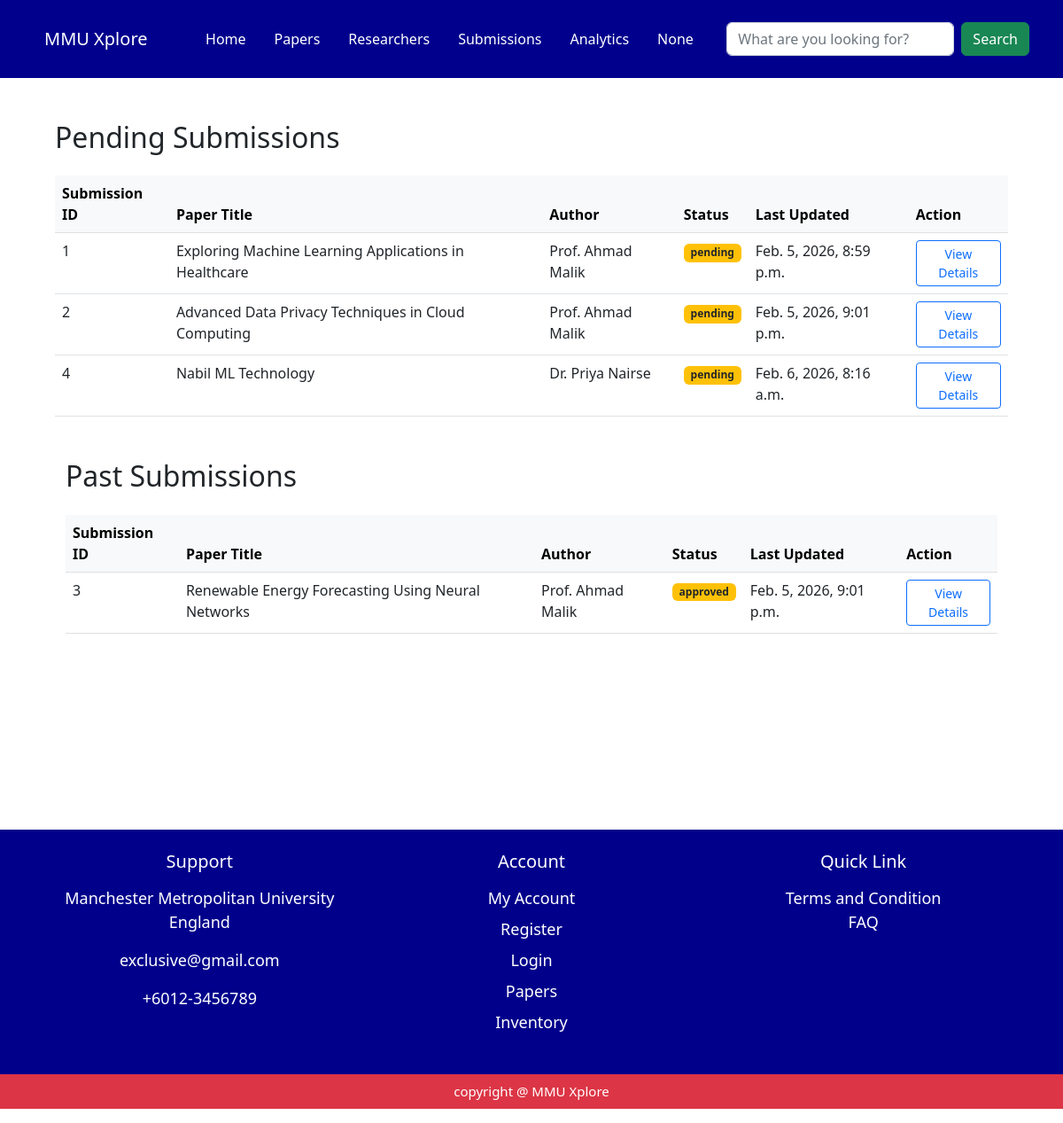
The app's page /coordinator/submissions/, older data.
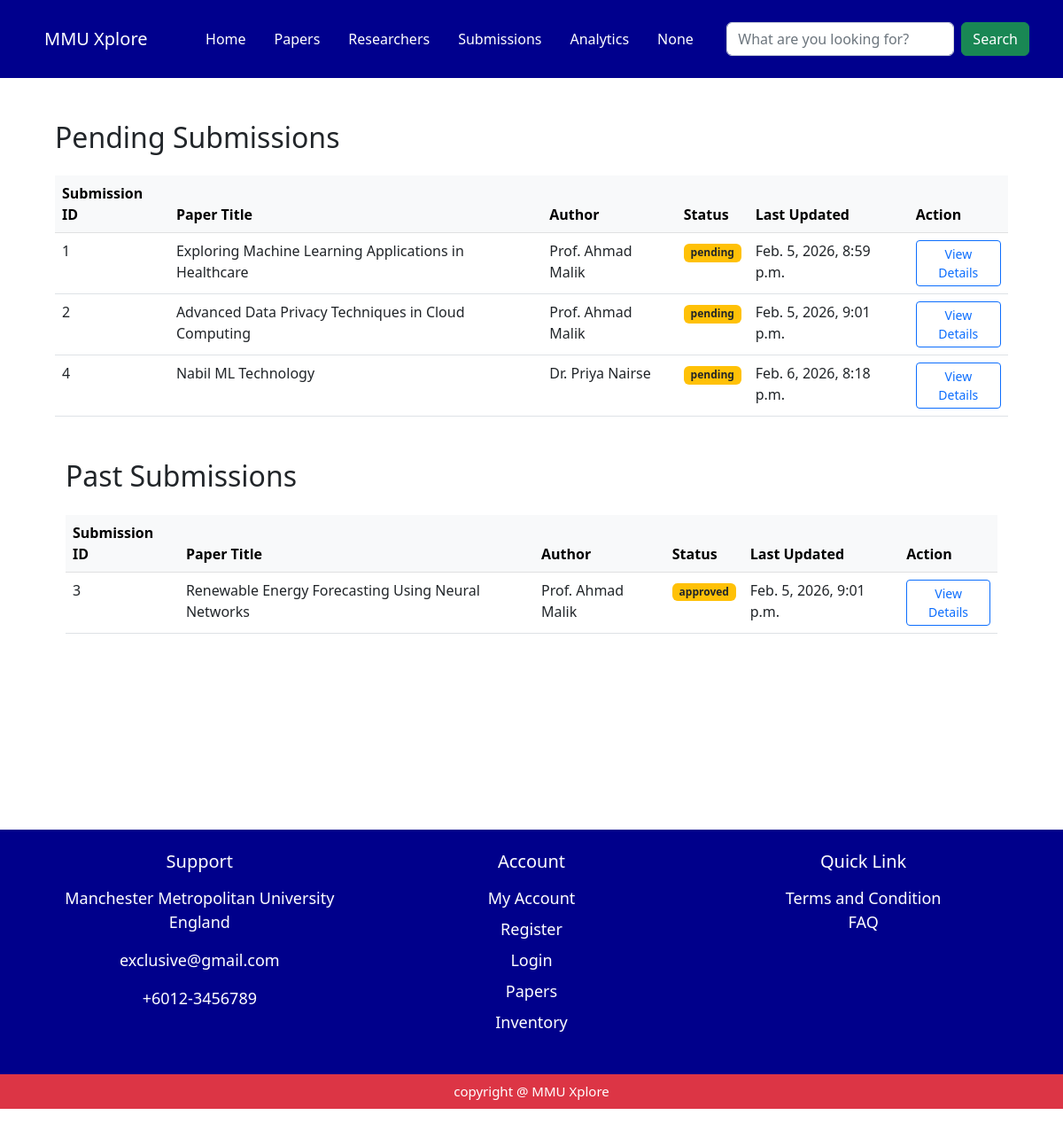
The same page, newer data.
### myapp/models.py (models this page shows, shortened)
class Submissions(models.Model):
     submission_id = models.AutoField(primary_key=True)
     paper_id = models.ForeignKey(ResearchPaper, on_delete=models.CASCADE)
     submitted_at = models.DateTimeField(auto_now_add=True)
     status = models.CharField(max_length=50, default='under review')

class ResearchPaper(models.Model):
    PAPER_STATUS_CHOICES = [
        ('pending', 'Pending'),
        ('approved', 'Approved'),
        ('rejected', 'Rejected'),
    ]
    paper_id = models.AutoField(primary_key=True)
    researcher_id = models.ForeignKey(Researcher, on_delete=models.CASCADE , null=True, blank=True)
    prog_coor_id = models.ForeignKey(ProgrammeCoordinator, on_delete=models.SET_NULL, null=True, blank=True)
    paper_title = models.CharField(max_length=250)
    paper_category = models.CharField(max_length=100)
    paper_desc = models.TextField()
    paper_doi = models.CharField(max_length=100, blank=True, verbose_name="DOI")
    paper_pdf = models.FileField(upload_to='research_papers/')
    paper_status = models.CharField(max_length=20, choices=PAPER_STATUS_CHOICES, default='Pending')
    paper_coauthor = models.ManyToManyField(User, related_name='coauthored_papers', blank=True)
    total_bookmarked = models.IntegerField(default=0)
    total_likes = models.IntegerField(default=0)
    student_id = models.ForeignKey(Student, on_delete=models.SET_NULL, null=True, blank=True)
    published_date = models.DateField(null=True, blank=True)
    last_updated = models.DateTimeField(auto_now=True)

class Researcher(models.Model):
     researcher_id = models.AutoField(primary_key=True)
     user_id = models.ForeignKey(User, on_delete=models.CASCADE)
     bio_description = models.TextField(blank=True)
     OCRID = models.CharField(max_length=50, blank=True)
     google_scholar_id = models.CharField(max_length=50, blank=True)
     publications = models.TextField(blank=True)

class User(models.Model):
     user_id = models.AutoField(primary_key=True)
     fullname = models.CharField(max_length=150 , default='unknown' , blank=True)
     university_id = models.CharField(max_length=50, unique=True , default='0000')
     email = models.EmailField(unique=True , default='unknown@example.com')
     password = models.CharField(max_length=250 , default='password')
     role = models.CharField(max_length=50, default='student')
     avatar = models.FileField(upload_to='profile/', blank=True, null=True)
     date_joined = models.DateTimeField(auto_now_add=True )

### myapp/views.py (the view)
# urls.py: path('coordinator/submissions/', views.submissions, name='coordinator_submissions'),
def submissions(request):
    user_id = request.session.get('user_id')
    user_id = request.session.get('user_id')
    user_name = request.session.get('user_name')
    coordinator = ProgrammeCoordinator.objects.filter(user_id__user_id=user_id).first()
    submission = Submissions.objects.filter(status__in=['pending', 'revision']).select_related('paper_id')
    pastSubmission = Submissions.objects.filter(status__in=['approved', 'rejected']).select_related('paper_id')
    context = {
        'coordinator': coordinator,
        'submissions': submission,
        'pastSubmissions': pastSubmission,
        'user_name': user_name
    }
    return render(request, 'coordinator/submissions.html', context)

### myapp/views.py (called while the page is built)
def notification_context(request):
    user_name = request.session.get('user_name', 'Guest')
    user_id = request.session.get('user_id')
    read_ids = request.session.get('read_notifications', [])
    notifications = [] # This will essentially be "unread_notifications" for the navbar
    if user_id:
        all_notifs = Notification.objects.filter(user_id_id=user_id).order_by('-created_at')
        notifications = [n for n in all_notifs if n.notify_id not in read_ids]
    elif user_name != 'Guest':
         user = User.objects.filter(fullname=user_name).first()
         if user:
             all_notifs = Notification.objects.filter(user_id=user).order_by('-created_at')
             notifications = [n for n in all_notifs if n.notify_id not in read_ids]
    return {'notifications': notifications}

### myapp/templates/coordinator/submissions.html (shortened to what this page needs)
<!DOCTYPE html>
<html lang="en">
<head>
    <link href="https://cdn.jsdelivr.net/npm/bootstrap@5.2.3/dist/css/bootstrap.min.css" rel="stylesheet">
</head>
<body>
{% include 'components/coordinator_navbar.html' %}
<div class = "page-wrapper">
<div class="container mt-5">
    <h2 class="mb-4">Pending Submissions</h2>
    <table class="table table-hover mt-4">
    <thead class="table-light">
        <tr>
            <th>Submission ID</th> <th>Paper Title</th> <th>Author</th>
            <th>Status</th>        <th>Last Updated</th>  <th>Action</th>
        </tr>
    </thead>
    <tbody>
    {% for submission in submissions %}
    <tr>
        <td>{{ submission.submission_id }}</td>
        <td>{{ submission.paper_id.paper_title }}</td>
        <td class="mb-1"> {{ submission.paper_id.researcher_id.user_id.fullname }}</td>
        <td>
            <span class="badge bg-warning text-dark">{{ submission.status }}</span>
        </td>
        <td>{{ submission.paper_id.last_updated }}</td>
        <td>
            <a href="{% url 'submission_detail' submission.submission_id %}" class="btn btn-sm btn-outline-primary">
                View Details
            </a>
        </td>
    </tr>
    {% empty %}
    <tr>
        <td colspan="5" class="text-center py-4">No pending submissions found.</td>
    </tr>
    {% endfor %}
</tbody>
</table>
<div class="container mt-5">
    <h2 class="mb-4">Past Submissions</h2>
    <table class="table table-hover mt-4">
        <thead class="table-light">
            <tr>
                <th>Submission ID</th> <th>Paper Title</th> <th>Author</th>
                <th>Status</th>        <th>Last Updated</th>  <th>Action</th>
            </tr>
        </thead>
        <tbody>
        {% for submission in pastSubmissions %}
        <tr>
            <td>{{ submission.submission_id }}</td>
            <td>{{ submission.paper_id.paper_title }}</td>
            <td class="mb-1">{{ submission.paper_id.researcher_id.user_id.fullname }}</td>
            <td>
                <span class="badge bg-warning text-dark">{{ submission.status }}</span>
            </td>
            <td>{{ submission.paper_id.last_updated }}</td>
            <td>
                <a href="{% url 'submission_detail' submission.submission_id %}" class="btn btn-sm btn-outline-primary">
                    View Details
                </a>
            </td>
        </tr>
        {% empty %}
        <tr>
            <td colspan="5" class="text-center py-4">No past submissions found.</td>
        </tr>
        {% endfor %}
    </tbody>
    </table>
    </div>
</div>
</div>
 {% include 'components/footer.html' %}
</body>
</html>

Row changes from the older to the newer data that the page shows:
changed through a linked row, Submissions "Nabil ML Technology": paper_id.last_updated "Feb. 6, 2026, 8:16 a.m." → "Feb. 6, 2026, 8:18 p.m."
